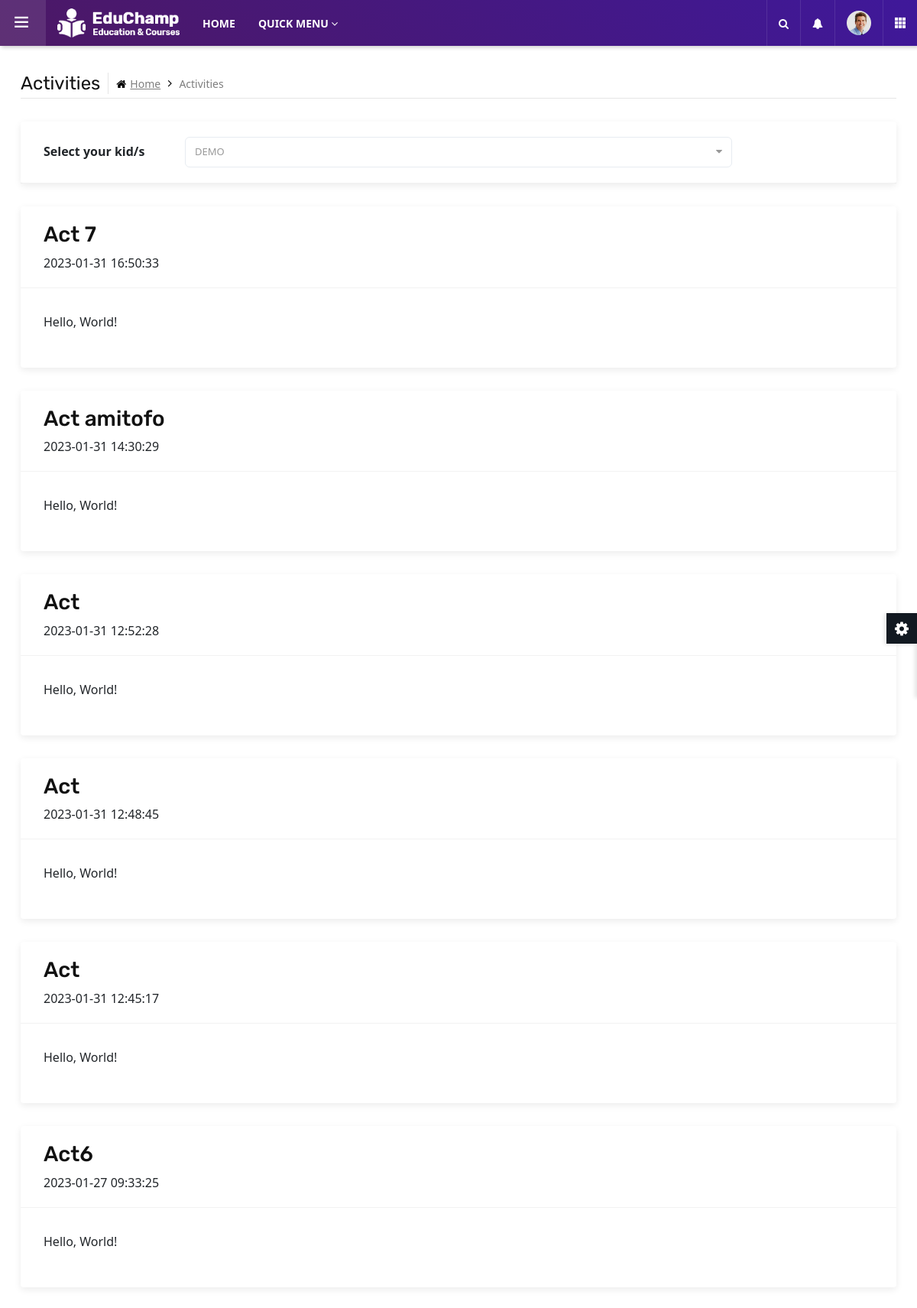
The page /activityPostParent.php (signed in) on the database its author committed.
### tables this page shows
CREATE TABLE `student` (
  `stdMKN` char(12) NOT NULL,
  `stdName` varchar(50) NOT NULL,
  `stdGender` tinyint(1) NOT NULL,
  `stdAge` decimal(2,0) NOT NULL,
  `stdDOB` date NOT NULL,
  `stdFavorColor` varchar(20) DEFAULT NULL,
  `stdDiapers` tinyint(1) NOT NULL,
  `stdSession` varchar(2) NOT NULL,
  `stdMeal` varchar(2) NOT NULL,
  `stdPhoto` varchar(40) NOT NULL,
  `stdRegStatus` tinyint(2) NOT NULL,
  `pIC` char(12) NOT NULL,
  `clsName` varchar(20) DEFAULT NULL,
  `prgName` varchar(50) DEFAULT NULL
);

CREATE TABLE `activity` (
  `actID` int(11) NOT NULL,
  `actDate` timestamp NOT NULL DEFAULT current_timestamp(),
  `actTitle` text NOT NULL,
  `actDesc` mediumtext NOT NULL,
  `tIC` char(12) DEFAULT NULL,
  `clsName` varchar(20) DEFAULT NULL
);

### activityPostParent.php (the view, shortened to what this page needs)
<?php
include "leftSideBarParent.php";
include "dbconnect.php";
?>
<main class="ttr-wrapper">
<div class="container-fluid">
    <div class="db-breadcrumb">
        <h4 class="breadcrumb-title">Activities</h4>
        <ul class="db-breadcrumb-list">
            <li><a href="#"><i class="fa fa-home"></i>Home</a></li>
            <li>Activities</li>
        </ul>
    </div>
    <div class="row">
            <div class='col-lg-12 m-b30'>
                <div class='widget-box '>
                    <div class='wc-title'>
                    <form id = "form-select" method = "post" action = "activityPostParent.php" >
                    <div class=' row'>
								<label class='col-sm-2 col-form-label'>Select your kid/s</label>
								<div class='col-sm-8'><select name = "clsName" class='form-control' id = "selectClass" onchange = "changeClass();">
                            <?php
                            $query = "SELECT * FROM Student WHERE pIC = '$_SESSION[pIC]' ";
                            $result = mysqli_query($con, $query);
                            while( $row = mysqli_fetch_array($result)){
                                echo"
                                    <option value = '$row[clsName]'
                                ";
                                if( $_POST["clsName"] == $row["clsName"]){
                                echo"
                                    selected
                                ";
                                }
                                echo"
                                > $row[stdName]</option>
                                ";
                            }
                            ?>
                            </select></div></div>
                    </form>
                    </div>
                </div>
            </div>
            <?php
            $queryPost = "SELECT Activity.* FROM Activity JOIN Class ON Activity.clsName = Class.clsName WHERE Activity.clsName = '$_POST[clsName]' ORDER BY actID DESC";
            $resultPost = mysqli_query($con, $queryPost);
            while( $rowPost = mysqli_fetch_array($resultPost)){
                echo "
                <div class='col-lg-12 m-b30'>
                <div class='widget-box'>
                    <div class='wc-title'>
                        <h3>$rowPost[actTitle]</h3>
                        <time>$rowPost[actDate]</time>
                    </div>
                    <div class='widget-inner'>
                        $rowPost[actDesc]
                    </div>
                </div>
                </div>
                ";
            }
            ?>
            </div>
        </div>
</main>

### assets/css/typography.css (style rules this page uses)
body { background-color: #fff; font-family: Rubik; font-size: 16px; font-weight: 400; color:#505050; padding: 0; margin: 0; overflow-x: hidden; -webkit-font-smoothing: antialiased; font-smoothing: antialiased; -moz-osx-font-smoothing: grayscale; scroll-behavior: smooth; }
a { color: #6f6f6f; outline: 0 none; text-decoration: none; }
section, article, aside, details, figcaption, figure, footer, header, hgroup, main, menu, nav, summary { display: block; }
p, address, pre, hr, ul, ol, dl, dd, table { margin-bottom: 24px; }
p { line-height: 28px; margin-bottom: 24px; }
h1, h2, h3, h4, h5, h6 { color: #111111; font-family: rubik; margin-top:0; }
h3 { font-size: 28px; line-height: 35px; margin-bottom: 20px; font-weight: 700; }
h4 { font-size: 22px; line-height: 28px; margin-bottom: 15px; font-weight: 500; }
dl, ul, ol { list-style-position: outside; padding: 0; }
ul, ol { margin-bottom: 24px; }
ul li, ol li { padding: 0; }
.m-b30 { margin-bottom: 30px; }

### assets/css/dashboard.css (style rules this page uses)
.ttr-pinned-sidebar.ttr-opened-sidebar .ttr-wrapper { margin-left: 300px; }
.ttr-pinned-sidebar .ttr-wrapper { margin-left: 0; }
.ttr-wrapper { padding-top: 95px; -webkit-transition: margin 200ms cubic-bezier(0.215, 0.610, 0.355, 1.000); -moz-transition: margin 200ms cubic-bezier(0.215, 0.610, 0.355, 1.000); -o-transition: margin 200ms cubic-bezier(0.215, 0.610, 0.355, 1.000); transition: margin 200ms cubic-bezier(0.215, 0.610, 0.355, 1.000); }
.ttr-wrapper { padding-left:15px; padding-right:15px; }
.db-breadcrumb { display:flex; align-items: center; border-bottom: 1px solid rgba(0,0,0,0.1); padding-bottom: 5px; margin-bottom: 30px; }
.db-breadcrumb-list { list-style:none; margin:0; padding:0; }
.breadcrumb-title { margin-bottom: 0; font-weight: 400; border-right: 1px solid rgba(0,0,0,0.1); padding-right: 10px; margin-right: 10px; line-height: 28px; }
.db-breadcrumb-list li { display: inline-block; color: #7f7f7f; font-size: 14px; padding: 0 20px 0px 0; position:relative; }
.db-breadcrumb-list li i { margin-right:5px; color:#000; }
.db-breadcrumb-list li a { color:#7f7f7f; }
.db-breadcrumb-list li:last-child { padding-right:0; }
.db-breadcrumb-list li:after { font-family: FontAwesome; content: "\f105"; position: absolute; color: #000; right: 5px; font-size: 15px; top: -1px; }
.db-breadcrumb-list li:last-child:after { content:none; }
.widget-box { background-color: #fff; box-shadow:0 3px 10px 0px rgba(0,0,0,.08); border-radius: 4px; height: 100%; }
.widget-box .widget-inner { padding:30px; }
.widget-box .wc-title { border-bottom:1px solid rgba(0,0,0,0.05); padding:20px 30px; }
@media only screen and (max-width: 1200px) { .ttr-pinned-sidebar .ttr-wrapper { margin-left: 310px; } }
@media only screen and (max-width: 1200px) { .ttr-pinned-sidebar.ttr-opened-sidebar .ttr-wrapper { margin-left: 0; } }

### assets/css/color/color-1.css (style rules this page uses)
:root { --primary: #4c1864; --sc-primary: #4d0a91; }
a,.text-primary,.primary li:before,.menu-links .nav > li.active > a,.menu-links .nav > li:hover > a,.menu-links .nav > li .mega-menu > li ul a:hover,.menu-links .nav > li .sub-menu li:hover > a,footer a:active,footer a:focus,footer a:hover,footer h1 a,footer h2 a,footer h3 a,footer h4 a,footer h5 a,footer h6 a,footer p a,.testimonial-1 .testimonial-position,.acod-head a:after,.acod-head a,.acod-head a:hover,.acod-head a.collapsed:hover,.ttr-tabs .nav-tabs > li > a i,h1 a:hover,h2 a:hover,h3 a:hover,h4 a:hover,h5 a:hover,h6 a:hover,.btn.outline,.btn-link:hover { color: #4c1864; }

### rows shown on the page
student: stdName "DEMO"
activity: actTitle "Act 7", actDate "2023-01-31 16:50:33", actDesc "Hello, World!"
activity: actTitle "Act amitofo", actDate "2023-01-31 14:30:29", actDesc "Hello, World!"
activity: actTitle "Act", actDate "2023-01-31 12:52:28", actDesc "Hello, World!"
activity: actTitle "Act", actDate "2023-01-31 12:48:45", actDesc "Hello, World!"
activity: actTitle "Act", actDate "2023-01-31 12:45:17", actDesc "Hello, World!"
activity: actTitle "Act6", actDate "2023-01-27 09:33:25", actDesc "Hello, World!"
